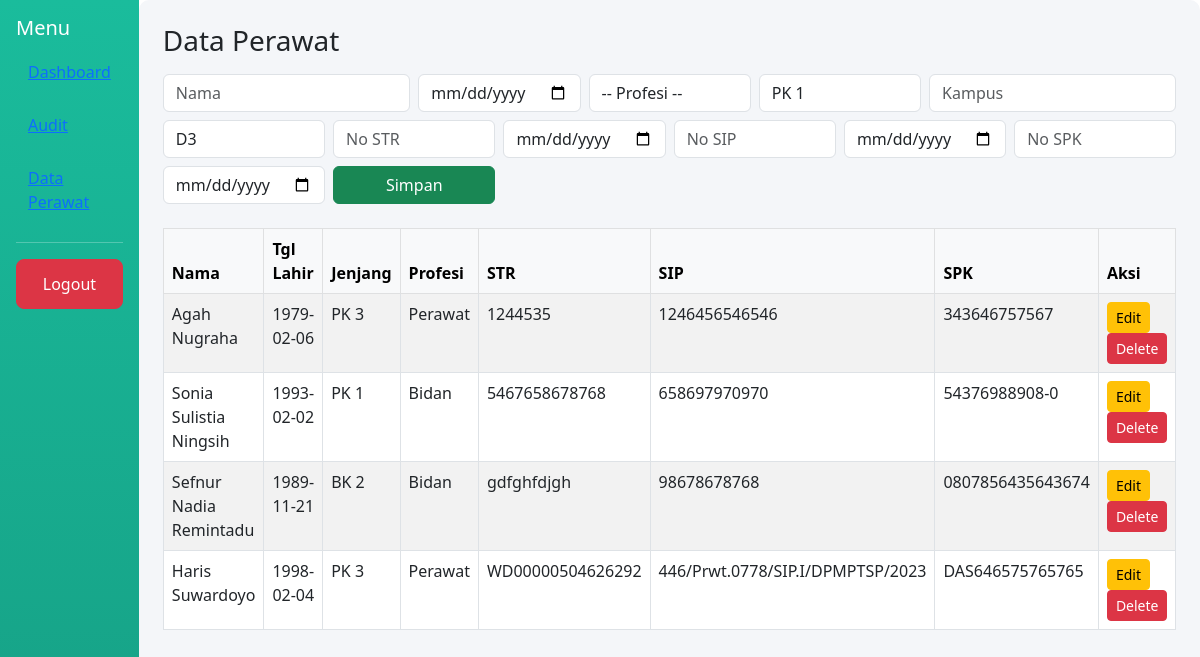
Page /perawat (signed in) on the committed database.
### tables this page shows
CREATE TABLE perawat (
        id INTEGER PRIMARY KEY,
        nama TEXT,
        tgl_lahir TEXT,
        jenjang TEXT,
        kampus TEXT,
        pendidikan TEXT,
        no_str TEXT,
        masa_str TEXT,
        no_sip TEXT,
        masa_sip TEXT,
        no_spk TEXT,
        masa_spk TEXT
    , profesi TEXT);

### app.py (the view, shortened to what this page needs)
@app.route('/perawat', methods=['GET','POST'])
@login_required
def perawat():
    db = get_db()
    data = db.execute("SELECT * FROM perawat").fetchall()
    return render_template('perawat.html', data=data)

### app.py (called while the page is built)
def get_db():
    conn = sqlite3.connect('database.db')
    conn.row_factory = sqlite3.Row
    return conn

def login_required(f):
    @wraps(f)
    def wrap(*args, **kwargs):
        if 'user' not in session:
            return redirect('/')
        return f(*args, **kwargs)
    return wrap

### templates/perawat.html (shortened to what this page needs)
{% extends 'layout.html' %}
{% block content %}
<h3 class="mb-3">Data Perawat</h3>
<form method="POST" class="row g-2 mb-4">
    <div class="col-md-3">
        <input name="nama" class="form-control" placeholder="Nama" required>
    </div>
    <div class="col-md-2">
        <input type="date" name="tgl_lahir" class="form-control">
    </div>
    <div class="col-md-2">
        <select name="profesi" class="form-control" required>
            <option value="">-- Profesi --</option>
        </select>
    </div>
    <div class="col-md-2">
        <select name="jenjang" class="form-control">
            <option>PK 1</option>
        </select>
    </div>
    <div class="col-md-3">
        <input name="kampus" class="form-control" placeholder="Kampus">
    </div>
    <div class="col-md-2">
        <select name="pendidikan" class="form-control">
            <option>D3</option>
        </select>
    </div>
    <div class="col-md-2">
        <input name="no_str" class="form-control" placeholder="No STR">
    </div>
    <div class="col-md-2">
        <input name="masa_str" type="date" class="form-control">
    </div>
    <div class="col-md-2">
        <input name="no_sip" class="form-control" placeholder="No SIP">
    </div>
    <div class="col-md-2">
        <input name="masa_sip" type="date" class="form-control">
    </div>
    <div class="col-md-2">
        <input name="no_spk" class="form-control" placeholder="No SPK">
    </div>
    <div class="col-md-2">
        <input name="masa_spk" type="date" class="form-control">
    </div>
    <div class="col-md-2">
        <button class="btn btn-success w-100">Simpan</button>
    </div>
</form>
<table class="table table-bordered table-striped">
    <thead class="table-light">
        <tr>
            <th>Nama</th>
            <th>Tgl Lahir</th>
            <th>Jenjang</th>
            <th>Profesi</th>
            <th>STR</th>
            <th>SIP</th>
            <th>SPK</th>
            <th width="150">Aksi</th>
        </tr>
    </thead>
    <tbody>
    {% for p in data %}
        <tr>
            <td>{{ p.nama }}</td>
            <td>{{ p.tgl_lahir }}</td>
            <td>{{ p.jenjang }}</td>
            <td>{{ p.profesi }}</td>
            <td>{{ p.no_str }}</td>
            <td>{{ p.no_sip }}</td>
            <td>{{ p.no_spk }}</td>
            <td>
                <a href="/perawat/edit/{{ p.id }}" class="btn btn-warning btn-sm">Edit</a>
                <a href="/perawat/delete/{{ p.id }}"
                   class="btn btn-danger btn-sm"
                   onclick="return confirm('Yakin hapus data?')">
                   Delete
                </a>
            </td>
        </tr>
    {% endfor %}
    </tbody>
</table>
{% endblock %}

### rows in the picture
perawat: nama "Agah Nugraha", tgl_lahir "1979-02-06", jenjang "PK 3", profesi "Perawat", no_str "1244535", no_sip "1246456546546", no_spk "343646757567"
perawat: nama "Sonia Sulistia Ningsih", tgl_lahir "1993-02-02", jenjang "PK 1", profesi "Bidan", no_str "5467658678768", no_sip "658697970970", no_spk "54376988908-0"
perawat: nama "Sefnur Nadia Remintadu", tgl_lahir "1989-11-21", jenjang "BK 2", profesi "Bidan", no_str "gdfghfdjgh", no_sip "98678678768", no_spk "0807856435643674"
perawat: nama "Haris Suwardoyo", tgl_lahir "1998-02-04", jenjang "PK 3", profesi "Perawat", no_str "WD00000504626292", no_sip "446/Prwt.0778/SIP.I/DPMPTSP/2023", no_spk "DAS646575765765"
